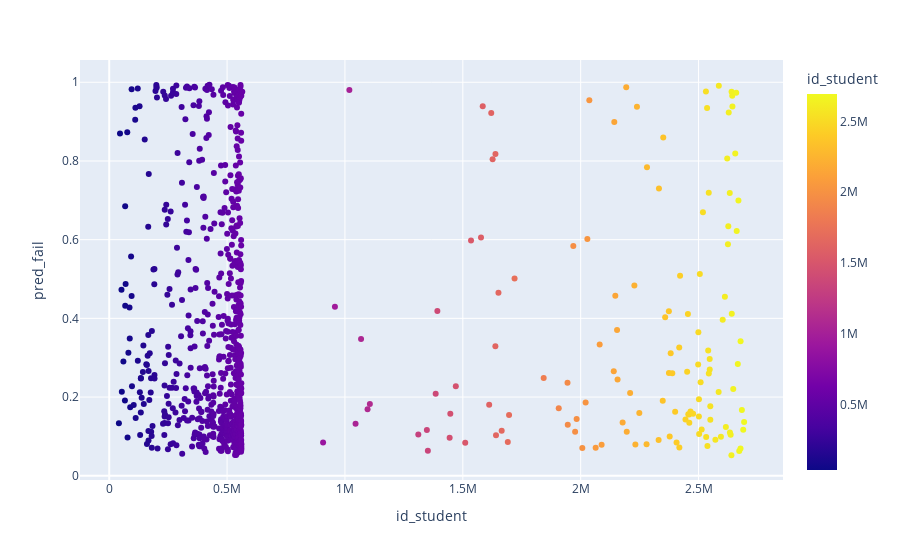

The notebook cell saved with this chart:
### Code cell
def update_figure():
    figure = px.scatter(data_merged3, 
                     x='id_student', 
                     y='pred_fail', 
                     color="id_student",
                     hover_name='id_student')
    return figure
update_figure()

### Figure 1 — Plotly figure (JSON) as saved in the notebook; plotly's stock layout.template omitted (floating-point values rounded to 4 significant figures; data arrays with more than 128 entries replaced by an {"elided": "..."} marker saying what was removed)
{"data": [{"hovertemplate": "<b>%{hovertext}</b><br><br>id_student=%{marker.color}<br>pred_fail=%{y}<extra></extra>", "hovertext": {"elided": "812 int values"}, "legendgroup": "", "marker": {"color": {"elided": "812 int values"}, "coloraxis": "coloraxis", "symbol": "circle"}, "mode": "markers", "name": "", "orientation": "v", "showlegend": false, "type": "scatter", "x": {"elided": "812 int values"}, "xaxis": "x", "y": {"elided": "812 float values"}, "yaxis": "y"}], "layout": {"coloraxis": {"colorbar": {"title": {"text": "id_student"}}, "colorscale": [[0, "#0d0887"], [0.1111, "#46039f"], [0.2222, "#7201a8"], [0.3333, "#9c179e"], [0.4444, "#bd3786"], [0.5556, "#d8576b"], [0.6667, "#ed7953"], [0.7778, "#fb9f3a"], [0.8889, "#fdca26"], [1, "#f0f921"]]}, "legend": {"tracegroupgap": 0}, "margin": {"t": 60}, "xaxis": {"anchor": "y", "domain": [0, 1], "title": {"text": "id_student"}}, "yaxis": {"anchor": "x", "domain": [0, 1], "title": {"text": "pred_fail"}}}}
